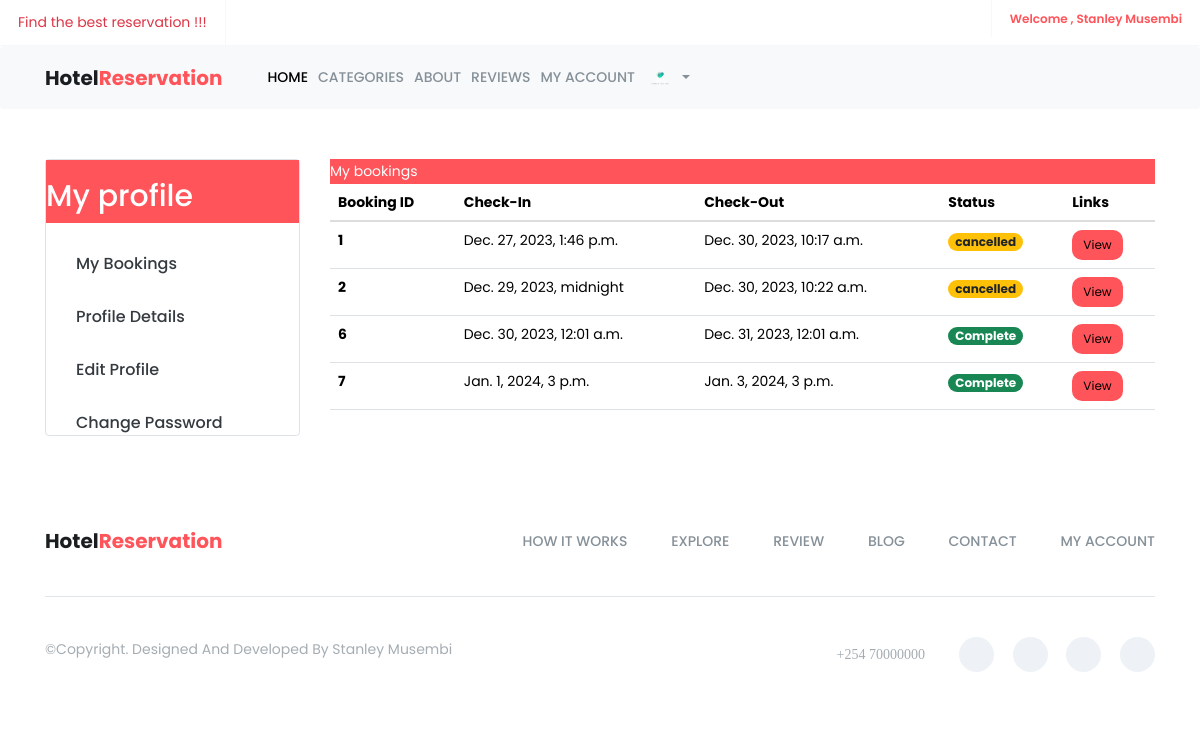
The page /auth/my_bookings/ (signed in) on the database as committed earlier.
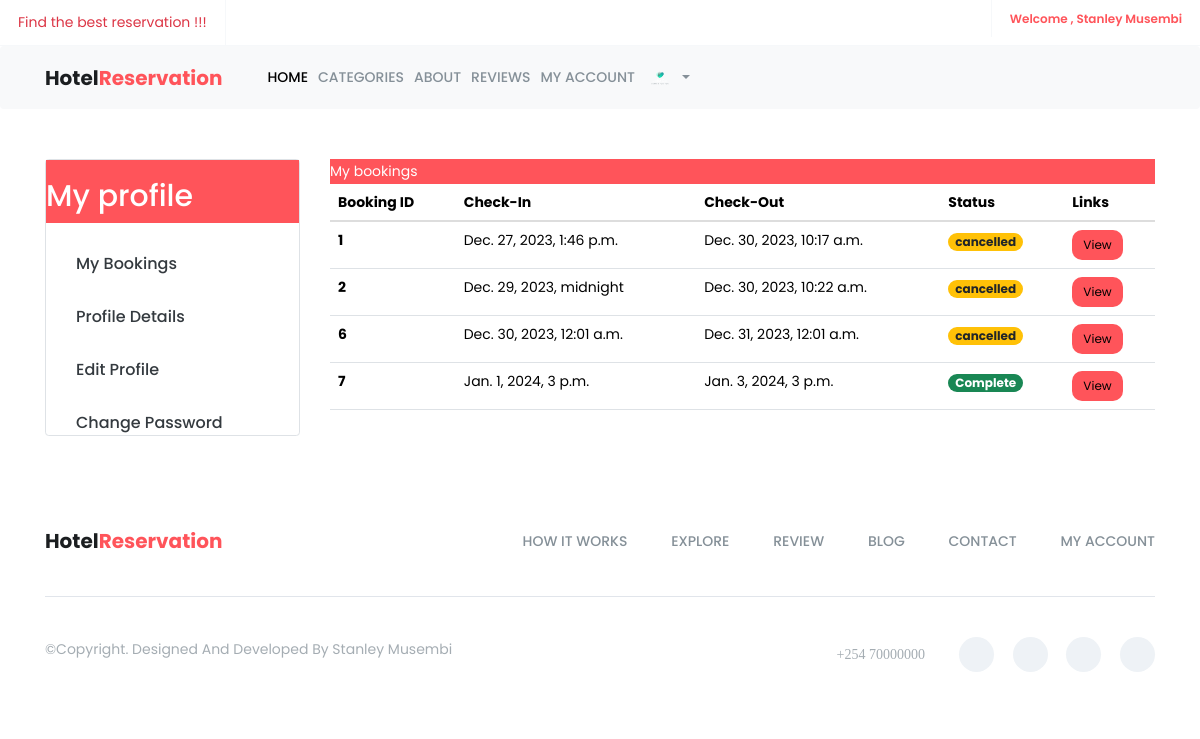
The same page on the database as committed later.
### hotel/models.py (models this page shows, shortened)
class Booking(models.Model):
    room = models.ForeignKey('Room' , on_delete=models.CASCADE)
    user = models.ForeignKey('accounts.CustomUser' , on_delete=models.CASCADE)
    persons = models.IntegerField()
    check_in = models.DateTimeField()
    check_out = models.DateTimeField()
    STATUS_CHOICES = (
        ('active' , 'active') ,
        ('cancelled' , 'cancelled') ,
        ('checked out' , 'checked out')
    )
    status = models.CharField(max_length=255 , choices=STATUS_CHOICES , default='active')
    added_on = models.DateTimeField(auto_now_add=True)
    updated_on = models.DateTimeField(auto_now=True)

### accounts/views.py (the view)
# urls.py: path('my_bookings/' , my_booking , name='my_bookings'),
@login_required(login_url='accounts:login')
def my_booking(request):
    user = request.user
    bookings = Booking.objects.filter(user=user)
    context = {
        'bookings':bookings
    }
    return render(request , 'public/my_bookings.html' , context)

### templates/public/my_bookings.html (shortened to what this page needs)
{% extends 'public/base.html' %}
{% load static %}
{% block content %}
    <div class="container m-5">
        <div class="row">
             {% include 'public/profile_sidebar.html'%}
            <div class="col-md-9">
                <div class="card-header primary-bg">
                     <p class= "  text-white">My bookings </p>
                </div>
                {% if bookings %}
                    <table class="table responsive">
                        <thead>
                            <tr>
                                <th scope="col">Booking ID</th>
                                <th scope="col">Check-In</th>
                                <th scope="col">Check-Out</th>
                                <th scope="col">Status</th>
                                <th scope="col">Links</th>
                            </tr>
                        </thead>
                        <tbody>
                            {% for booking in bookings %}
                                <tr>
                                    <th scope="row">{{ booking.id }}</th>
                                    <td>{{ booking.check_in }}</td>
                                    <td>{{ booking.check_out }}</td>
                                    <td>
                                        {% if booking.status == 'active' %}
                                            <span class="badge bg-success">Complete</span>
                                            {% endif %}
                                        {% if booking.status == 'checked out' %}
                                            <span class="badge bg-warning text-dark">cancelled</span>
                                        {% endif %}
                                    </td>
                                    <td>
                                        <a href="{% url 'accounts:booking_details' booking.id %}"><button  class="btn btn-custom btn-sm">View </button></a>
                                    </td>
                                </tr>
                            {% endfor %}
                        </tbody>
                    </table>
                {% else %}
                    <p>No bookings found.</p>
                {% endif %}
            </div>
        </div>
    </div>
{% endblock %}

Rows that differ between the two databases and show on the page:
changed Booking "Dec. 30, 2023, 12:01 a.m.": status "Complete" → "cancelled"
